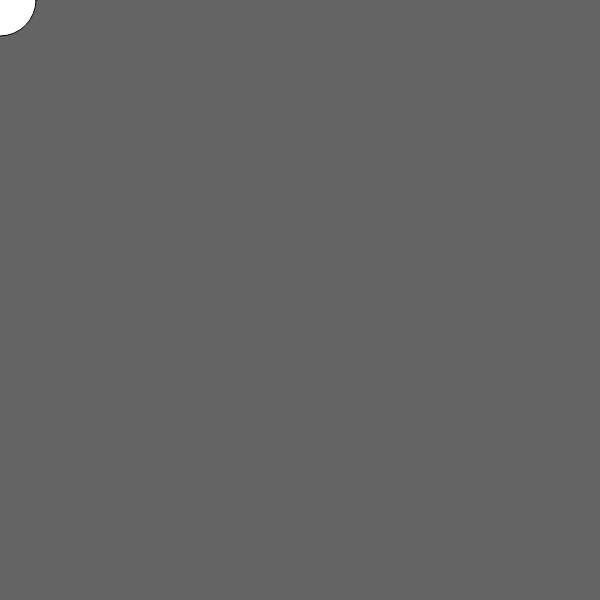
Frame 1 (no input)
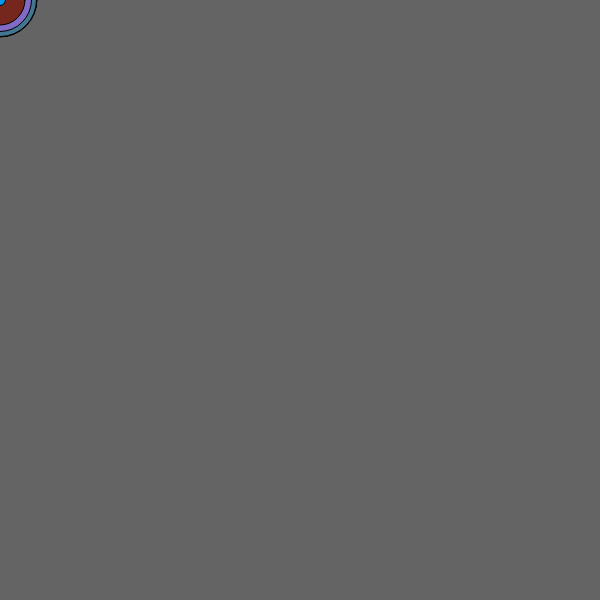
Frame 60 (no input)
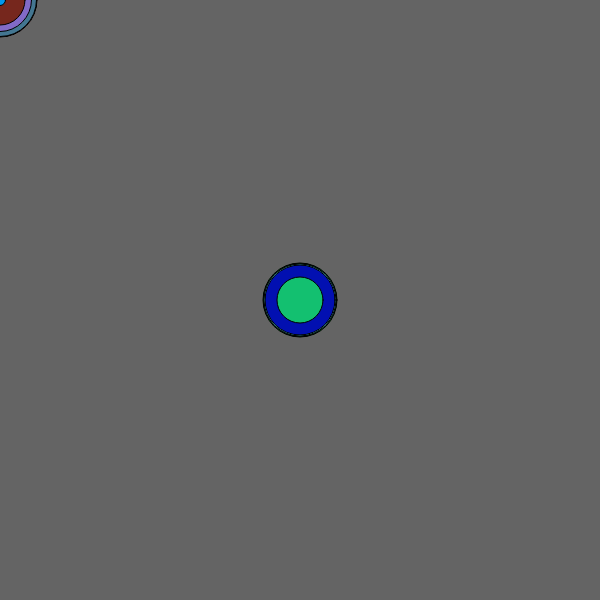
Frame 120 (the mouse pressed at the canvas centre since frame 60)

The p5.js sketch that drew these frames (run headless with seeded random() and noise() and a simulated clock; from frame 60 on, the mouse is pressed at the canvas centre):

// p5.js sketch
// ── sketch.js
let xPos = Math.floor(Math.random() * 100);



function setup() {
  createCanvas(600, 600);
  background(100);
}

function draw() {
  // background(100);
  strokeWeight(1);
  let xPos = Math.floor(Math.random() * 75);
  circle(mouseX, mouseY, xPos);
  let a = random(0,255);
  let b = random(0, 255);
  let c = random(0, 255);
  // let o = random(0, 1);
  let f = color(a, b, c);
  fill(f);
  // noStroke();

}
